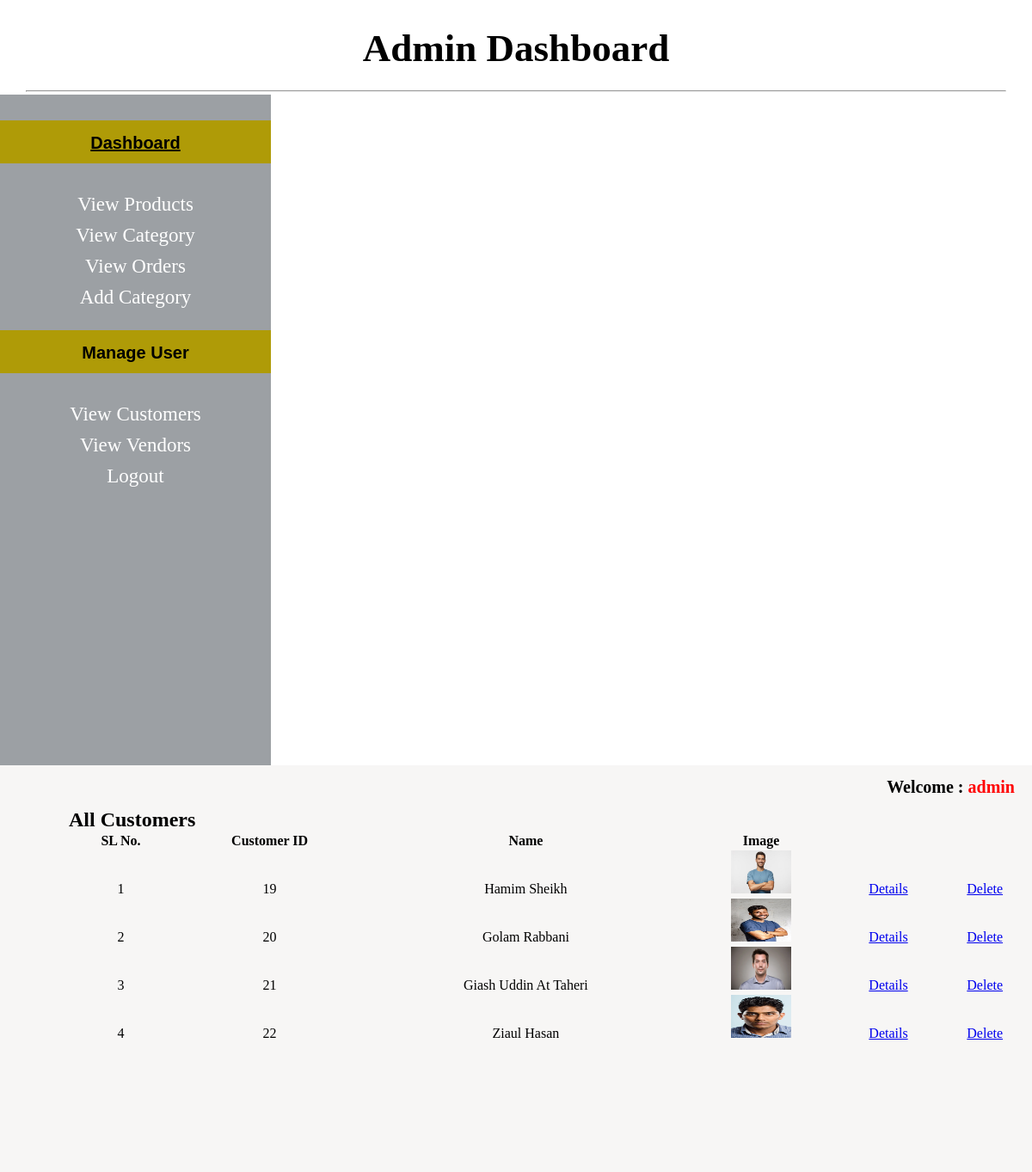
The app's page /admin_area/index.php?view_customer (signed in) with its own data.
### tables this page shows
CREATE TABLE `customers` (
  `customer_id` int(10) NOT NULL,
  `customer_name` text NOT NULL,
  `customer_email` varchar(25) NOT NULL,
  `customer_phone` varchar(255) NOT NULL,
  `customer_address` varchar(300) NOT NULL,
  `customer_image` varchar(500) NOT NULL,
  `customer_password` text NOT NULL,
  `customer_ip` varchar(255) NOT NULL
);

### admin_area/view_customer.php (the view, shortened to what this page needs)
<div class="view_product_box">
<h2>All Customers</h2>
<form action="" method="post" enctype="multipart/form-data">
<table width="100%">
 <thead>
  <tr>
   <th>SL No.</th>
   <th>Customer ID</th>
   <th>Name</th>
   <th>Image</th>
  </tr>
 </thead>
 <?php
 $all_products = mysqli_query($con,"select * from customers  ");
 $i = 0;
 while($row=mysqli_fetch_array($all_products)){
 $c_id=$row['customer_id'];
 $c_name=$row['customer_name'];
 $c_img=$row['customer_image'];
$i++;
 ?>
  <tr align="center">
   <td><?php echo $i; ?></td>
   <td><?php echo $c_id ?></td>
   <td><?php echo  $c_name ?></td>
   <td><img src="../customer/customer-images/<?php echo  $c_img?>" width="70" height="50" /></td>
      <td><a href="index.php?c_detail=<?php echo  $c_id;?>">Details</a></td>
   <td><a href="index.php?c_delete=<?php echo  $c_id;?>">Delete</a></td>
 <?php }?>
</table>
</form>
</div>

### admin_area/styles/style.css (style rules this page uses)
html, body, div, span, applet, object, iframe, h1, h2, h3, h4, h5, h6, p, blockquote, pre, a, abbr, acronym, address, big, cite, code, del, dfn, em, img, ins, kbd, q, s, samp, small, strike, strong, sub, sup, tt, var, b, u, i, center, dl, dt, dd, ol, ul, li, fieldset, form, label, legend, table, caption, tbody, tfoot, thead, tr, th, td, article, aside, canvas, details, embed, figure, figcaption, footer, header, hgroup, menu, nav, output, ruby, section, summary, time, mark, audio, video { margin: 0; padding: 0; border: 0; vertical-align: baseline; }
body { background-color:rgb(255, 255, 255); }

### records on screen
customers: customer_id "19", customer_name "Hamim Sheikh", customer_image (picture)
customers: customer_id "20", customer_name "Golam Rabbani", customer_image (picture)
customers: customer_id "21", customer_name "Giash Uddin At Taheri", customer_image (picture)
customers: customer_id "22", customer_name "Ziaul Hasan", customer_image (picture)

### other values on screen
$_SESSION['user_name'] "admin"
